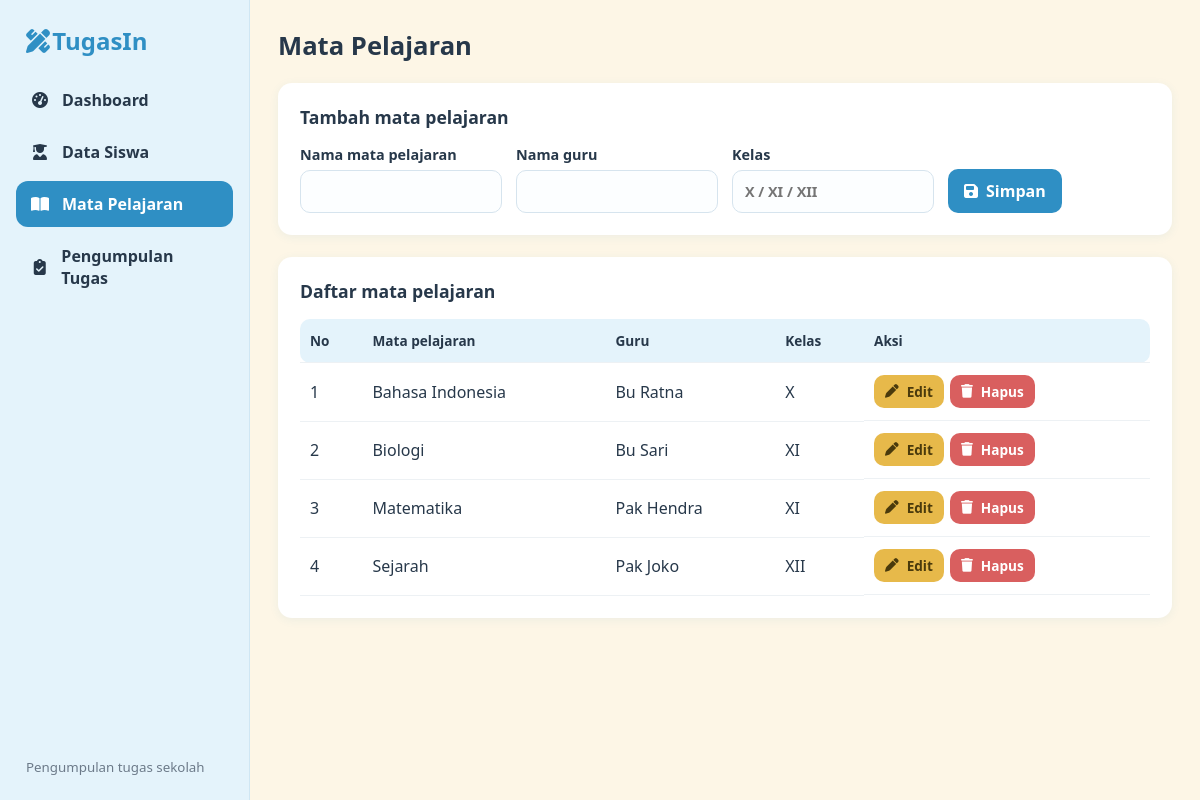
Screenshot of /mapel.php with the database file from the repository.
### tables this page shows
CREATE TABLE mata_pelajaran (
  id_mapel INT AUTO_INCREMENT PRIMARY KEY,
  nama_mapel VARCHAR(100) NOT NULL,
  nama_guru VARCHAR(100) NOT NULL,
  kelas VARCHAR(20) NOT NULL
);

### koneksi.php (called while the page is built, shortened)
<?php
function e($s) { return htmlspecialchars((string)$s, ENT_QUOTES, 'UTF-8'); }

### mapel.php (the view, shortened to what this page needs)
<?php
require 'koneksi.php';
$data = ['id_mapel'=>0,'nama_mapel'=>'','nama_guru'=>'','kelas'=>''];
$daftar = $db->query("SELECT * FROM mata_pelajaran ORDER BY nama_mapel");
include 'includes/header.php';
?>
<section class="card">
  <h2><?= $data['id_mapel'] ? 'Edit mata pelajaran' : 'Tambah mata pelajaran' ?></h2>
  <form method="post" class="form">
    <label>Nama mata pelajaran<input type="text" name="nama_mapel" maxlength="100" required value="<?= e($data['nama_mapel']) ?>"></label>
    <label>Nama guru<input type="text" name="nama_guru" maxlength="100" required value="<?= e($data['nama_guru']) ?>"></label>
    <label>Kelas<input type="text" name="kelas" maxlength="20" required placeholder="X / XI / XII" value="<?= e($data['kelas']) ?>"></label>
    <div class="aksi-form">
      <button class="btn"><i class="fa-solid fa-floppy-disk"></i> Simpan</button>
    </div>
  </form>
</section>
<section class="card">
  <h2>Daftar mata pelajaran</h2>
  <div class="tabel-wrap"><table>
    <tr><th>No</th><th>Mata pelajaran</th><th>Guru</th><th>Kelas</th><th>Aksi</th></tr>
    <?php $no = 1; while ($r = $daftar->fetch_assoc()): ?>
    <tr><td><?= $no++ ?></td><td><?= e($r['nama_mapel']) ?></td><td><?= e($r['nama_guru']) ?></td><td><?= e($r['kelas']) ?></td>
      <td class="aksi">
        <a class="btn kuning kecil" href="mapel.php?edit=<?= $r['id_mapel'] ?>"><i class="fa-solid fa-pen"></i> Edit</a>
        <form method="post" data-konfirmasi="Hapus mata pelajaran ini? Data tugas terkait juga ikut terhapus.">
          <button class="btn merah kecil"><i class="fa-solid fa-trash"></i> Hapus</button></form></td></tr>
    <?php endwhile; ?>
  </table></div>
</section>
<?php include 'includes/footer.php'; ?>

### assets/style.css (style rules this page uses)
:root { --biru:#7ec4ea;--biru-tua:#2f8fc4;--biru-muda:#e4f3fb;--cream:#fdf6e6;--cream-tua:#f3e8cc;--putih:#fff;--teks:#27384a;--abu:#6c7a89;--hijau:#2e9e6b;--merah:#d95f5f;--r:14px }
* { box-sizing:border-box }
body { margin:0;font-family:"Nunito","Segoe UI",system-ui,sans-serif;background:var(--cream);color:var(--teks);display:flex;min-height:100vh }
.card { background:var(--putih);border-radius:var(--r);padding:22px;margin-bottom:22px;box-shadow:0 2px 10px rgba(47,143,196,.08) }
.card h2 { margin:0 0 16px;font-size:1.1rem }
.form { display:grid;grid-template-columns:repeat(auto-fit,minmax(200px,1fr));gap:14px;align-items:end }
.form label { display:flex;flex-direction:column;gap:6px;font-weight:600;font-size:.9rem }
.form input,.form select,.cari input { padding:11px 12px;border:1.5px solid #d6e4ee;border-radius:10px;font:inherit;background:#fcfeff }
.aksi-form { display:flex;gap:8px }
.btn { display:inline-flex;gap:8px;align-items:center;border:0;border-radius:10px;padding:11px 16px;font:inherit;font-weight:700;cursor:pointer;text-decoration:none;color:#fff;background:var(--biru-tua) }
.btn.merah { background:var(--merah) }
.btn.kuning { background:#e7b94a;color:#4a3a0c }
.btn.kecil { padding:7px 11px;font-size:.85rem }
.tabel-wrap { overflow-x:auto }
table { width:100%;border-collapse:collapse }
th,td { text-align:left;padding:12px 10px;border-bottom:1px solid #edf1f4;white-space:nowrap }
th { background:var(--biru-muda);font-size:.85rem }
th:first-child { border-radius:10px 0 0 10px }
th:last-child { border-radius:0 10px 10px 0 }
td.aksi { display:flex;gap:6px }
td.aksi form { margin:0 }

### rows the page displays
mata_pelajaran: nama_mapel "Bahasa Indonesia", nama_guru "Bu Ratna", kelas "X"
mata_pelajaran: nama_mapel "Biologi", nama_guru "Bu Sari", kelas "XI"
mata_pelajaran: nama_mapel "Matematika", nama_guru "Pak Hendra", kelas "XI"
mata_pelajaran: nama_mapel "Sejarah", nama_guru "Pak Joko", kelas "XII"

### other values shown
$label "Dashboard"
$label "Data Siswa"
$label "Mata Pelajaran"
$label "Pengumpulan Tugas"
$judul "Mata Pelajaran"
